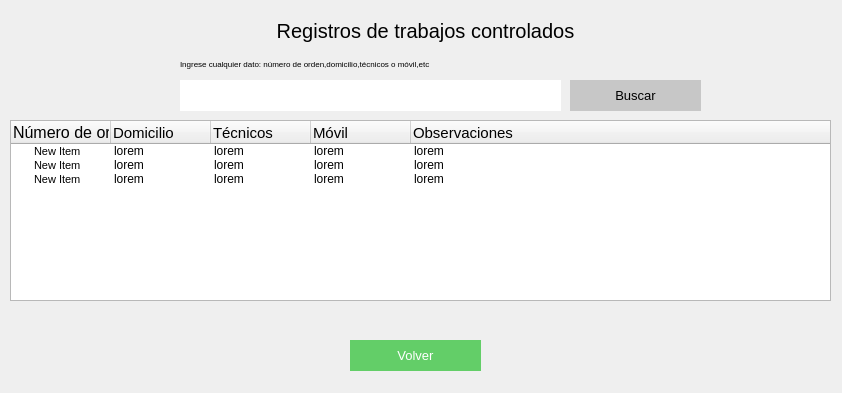
<?xml version="1.0" encoding="UTF-8"?>
<ui version="4.0">
 <class>Form</class>
 <widget class="QWidget" name="Form">
  <property name="geometry">
   <rect>
    <x>0</x>
    <y>0</y>
    <width>842</width>
    <height>393</height>
   </rect>
  </property>
  <property name="windowTitle">
   <string>Form</string>
  </property>
  <widget class="QLineEdit" name="ca_input_buscar">
   <property name="geometry">
    <rect>
     <x>180</x>
     <y>80</y>
     <width>381</width>
     <height>31</height>
    </rect>
   </property>
   <property name="styleSheet">
    <string notr="true">border:none;
background-color: rgb(255, 255, 255);
font: 11pt &quot;MS Shell Dlg 2&quot;;</string>
   </property>
   <property name="text">
    <string/>
   </property>
  </widget>
  <widget class="QPushButton" name="ca_btn_buscar">
   <property name="geometry">
    <rect>
     <x>570</x>
     <y>80</y>
     <width>131</width>
     <height>31</height>
    </rect>
   </property>
   <property name="styleSheet">
    <string notr="true">background-color: rgb(199, 199, 199);
color:black;
font-size:10pt;
border:none;</string>
   </property>
   <property name="text">
    <string>Buscar</string>
   </property>
  </widget>
  <widget class="QLabel" name="label">
   <property name="geometry">
    <rect>
     <x>180</x>
     <y>60</y>
     <width>301</width>
     <height>16</height>
    </rect>
   </property>
   <property name="styleSheet">
    <string notr="true">font: 11pt &quot;MS Shell Dlg 2&quot;;
text-align:center;</string>
   </property>
   <property name="text">
    <string>&lt;html&gt;&lt;head/&gt;&lt;body&gt;&lt;p&gt;&lt;span style=&quot; vertical-align:super;&quot;&gt;Ingrese cualquier dato: número de orden,domicilio,técnicos o móvil,etc&lt;/span&gt;&lt;/p&gt;&lt;/body&gt;&lt;/html&gt;</string>
   </property>
  </widget>
  <widget class="QLabel" name="label_2">
   <property name="geometry">
    <rect>
     <x>10</x>
     <y>10</y>
     <width>831</width>
     <height>41</height>
    </rect>
   </property>
   <property name="styleSheet">
    <string notr="true">font-size:20px;
</string>
   </property>
   <property name="text">
    <string>Registros de trabajos controlados</string>
   </property>
   <property name="alignment">
    <set>Qt::AlignCenter</set>
   </property>
  </widget>
  <widget class="QPushButton" name="ca_btn_volver">
   <property name="geometry">
    <rect>
     <x>350</x>
     <y>340</y>
     <width>131</width>
     <height>31</height>
    </rect>
   </property>
   <property name="styleSheet">
    <string notr="true">background-color: rgb(99, 206, 104);
color:white;
font-size:10pt;
border:none;</string>
   </property>
   <property name="text">
    <string>Volver</string>
   </property>
  </widget>
  <widget class="QTreeWidget" name="ca_tabla">
   <property name="geometry">
    <rect>
     <x>10</x>
     <y>120</y>
     <width>821</width>
     <height>181</height>
    </rect>
   </property>
   <column>
    <property name="text">
     <string>Número de orden</string>
    </property>
    <property name="font">
     <font>
      <pointsize>12</pointsize>
     </font>
    </property>
   </column>
   <column>
    <property name="text">
     <string>Domicilio</string>
    </property>
    <property name="font">
     <font>
      <pointsize>11</pointsize>
     </font>
    </property>
   </column>
   <column>
    <property name="text">
     <string>Técnicos</string>
    </property>
    <property name="font">
     <font>
      <pointsize>11</pointsize>
     </font>
    </property>
   </column>
   <column>
    <property name="text">
     <string>Móvil</string>
    </property>
    <property name="font">
     <font>
      <pointsize>11</pointsize>
     </font>
    </property>
   </column>
   <column>
    <property name="text">
     <string>Observaciones</string>
    </property>
    <property name="font">
     <font>
      <pointsize>11</pointsize>
     </font>
    </property>
   </column>
   <item>
    <property name="text">
     <string>New Item  </string>
    </property>
    <property name="font">
     <font>
      <pointsize>8</pointsize>
     </font>
    </property>
    <property name="text">
     <string>lorem</string>
    </property>
    <property name="text">
     <string>lorem</string>
    </property>
    <property name="text">
     <string>lorem</string>
    </property>
    <property name="text">
     <string>lorem</string>
    </property>
   </item>
   <item>
    <property name="text">
     <string>New Item</string>
    </property>
    <property name="font">
     <font>
      <pointsize>8</pointsize>
     </font>
    </property>
    <property name="text">
     <string>lorem</string>
    </property>
    <property name="text">
     <string>lorem</string>
    </property>
    <property name="text">
     <string>lorem</string>
    </property>
    <property name="text">
     <string>lorem</string>
    </property>
   </item>
   <item>
    <property name="text">
     <string>New Item</string>
    </property>
    <property name="font">
     <font>
      <pointsize>8</pointsize>
     </font>
    </property>
    <property name="text">
     <string>lorem</string>
    </property>
    <property name="text">
     <string>lorem</string>
    </property>
    <property name="text">
     <string>lorem</string>
    </property>
    <property name="text">
     <string>lorem</string>
    </property>
   </item>
  </widget>
 </widget>
 <resources/>
 <connections/>
</ui>
